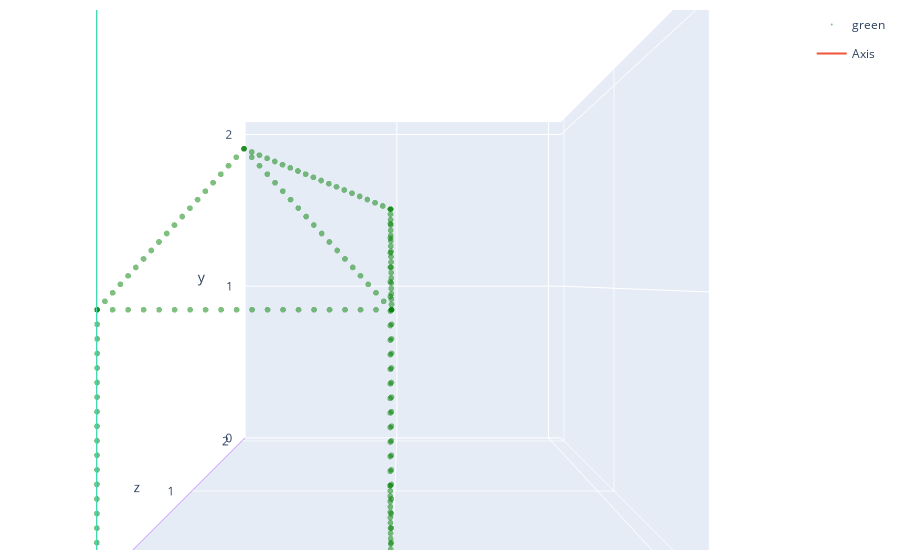
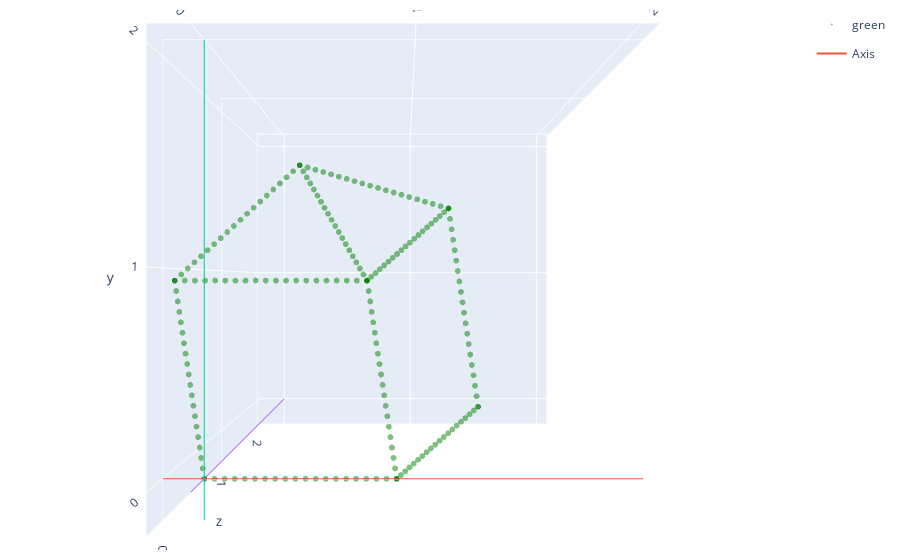
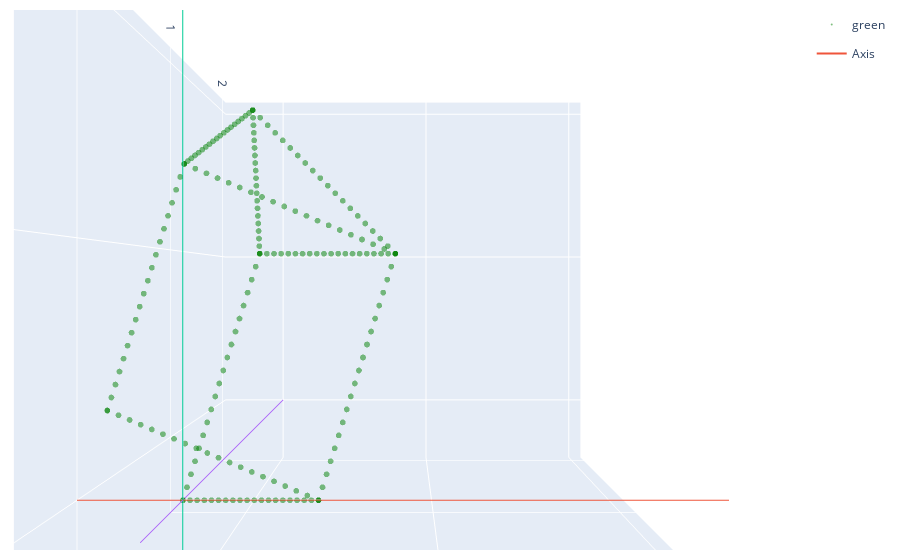

Here is the notebook cell these charts were saved with, in order:
### Markdown cell above
# For each projections applied to ground truth

### Code cell
for i in range(len(projections)):
    tranformed_points = apply_transformation(points, projections[i])
    tranformed_points[:, 2] = 0

    plot_3D([tranformed_points]).show()

### Figure 1 — Plotly figure (JSON) as saved in the notebook; plotly's stock layout.template omitted (floating-point values rounded to 4 significant figures; data arrays with more than 128 entries replaced by an {"elided": "..."} marker saying what was removed)
{"data": [{"legendgroup": "green", "marker": {"color": "green", "opacity": 0.5, "size": 2, "symbol": "circle"}, "mode": "markers", "name": "green", "showlegend": true, "type": "scatter3d", "x": {"elided": "200 float values"}, "y": {"elided": "200 float values"}, "z": {"elided": "200 int values"}}, {"legendgroup": "axis", "mode": "lines", "name": "Axis", "showlegend": true, "type": "scatter3d", "x": [0, 2.081], "y": [0, 0], "z": [0, 0]}, {"legendgroup": "axis", "mode": "lines", "name": "Axis", "showlegend": false, "type": "scatter3d", "x": [0, 0], "y": [0, 2.081], "z": [0, 0]}, {"legendgroup": "axis", "mode": "lines", "name": "Axis", "showlegend": false, "type": "scatter3d", "x": [0, 0], "y": [0, 0], "z": [2.081, 0]}], "layout": {"autosize": true, "margin": {"b": 10, "l": 10, "r": 10, "t": 10}, "scene": {"aspectmode": "cube", "aspectratio": {"x": 1, "y": 1, "z": 1}, "camera": {"center": {"x": 0, "y": 0, "z": 0}, "eye": {"x": 0, "y": 0, "z": 1.564}, "projection": {"type": "perspective"}, "up": {"x": 0, "y": 1, "z": 0}}, "xaxis": {"nticks": 4, "range": [0, 2.081], "type": "linear"}, "yaxis": {"nticks": 4, "range": [0, 2.081], "type": "linear"}, "zaxis": {"nticks": 4, "range": [2.081, 0], "type": "linear"}}}}

### Figure 2 — Plotly figure (JSON) as saved in the notebook; plotly's stock layout.template omitted (floating-point values rounded to 4 significant figures; data arrays with more than 128 entries replaced by an {"elided": "..."} marker saying what was removed)
{"data": [{"legendgroup": "green", "marker": {"color": "green", "opacity": 0.5, "size": 2, "symbol": "circle"}, "mode": "markers", "name": "green", "showlegend": true, "type": "scatter3d", "x": {"elided": "200 float values"}, "y": {"elided": "200 float values"}, "z": {"elided": "200 int values"}}, {"legendgroup": "axis", "mode": "lines", "name": "Axis", "showlegend": true, "type": "scatter3d", "x": [-0.1968, 2.081], "y": [0, 0], "z": [0, 0]}, {"legendgroup": "axis", "mode": "lines", "name": "Axis", "showlegend": false, "type": "scatter3d", "x": [0, 0], "y": [-0.1968, 2.081], "z": [0, 0]}, {"legendgroup": "axis", "mode": "lines", "name": "Axis", "showlegend": false, "type": "scatter3d", "x": [0, 0], "y": [0, 0], "z": [2.081, -0.1968]}], "layout": {"autosize": true, "margin": {"b": 10, "l": 10, "r": 10, "t": 10}, "scene": {"aspectmode": "cube", "aspectratio": {"x": 1, "y": 1, "z": 1}, "camera": {"center": {"x": 0, "y": 0, "z": 0}, "eye": {"x": 0, "y": 0, "z": 1.77}, "projection": {"type": "perspective"}, "up": {"x": 0, "y": 1, "z": 0}}, "xaxis": {"nticks": 4, "range": [-0.1968, 2.081], "type": "linear"}, "yaxis": {"nticks": 4, "range": [-0.1968, 2.081], "type": "linear"}, "zaxis": {"nticks": 4, "range": [2.081, -0.1968], "type": "linear"}}}}

### Figure 3 — Plotly figure (JSON) as saved in the notebook; plotly's stock layout.template omitted (floating-point values rounded to 4 significant figures; data arrays with more than 128 entries replaced by an {"elided": "..."} marker saying what was removed)
{"data": [{"legendgroup": "green", "marker": {"color": "green", "opacity": 0.5, "size": 2, "symbol": "circle"}, "mode": "markers", "name": "green", "showlegend": true, "type": "scatter3d", "x": {"elided": "200 float values"}, "y": {"elided": "200 float values"}, "z": {"elided": "200 int values"}}, {"legendgroup": "axis", "mode": "lines", "name": "Axis", "showlegend": true, "type": "scatter3d", "x": [-0.403, 2.081], "y": [0, 0], "z": [0, 0]}, {"legendgroup": "axis", "mode": "lines", "name": "Axis", "showlegend": false, "type": "scatter3d", "x": [0, 0], "y": [-0.403, 2.081], "z": [0, 0]}, {"legendgroup": "axis", "mode": "lines", "name": "Axis", "showlegend": false, "type": "scatter3d", "x": [0, 0], "y": [0, 0], "z": [2.081, -0.403]}], "layout": {"autosize": true, "margin": {"b": 10, "l": 10, "r": 10, "t": 10}, "scene": {"aspectmode": "cube", "aspectratio": {"x": 1, "y": 1, "z": 1}, "camera": {"center": {"x": 0, "y": 0, "z": 0}, "eye": {"x": 0, "y": 0, "z": 1.338}, "projection": {"type": "perspective"}, "up": {"x": 0, "y": 1, "z": 0}}, "xaxis": {"nticks": 4, "range": [-0.403, 2.081], "type": "linear"}, "yaxis": {"nticks": 4, "range": [-0.403, 2.081], "type": "linear"}, "zaxis": {"nticks": 4, "range": [2.081, -0.403], "type": "linear"}}}}
